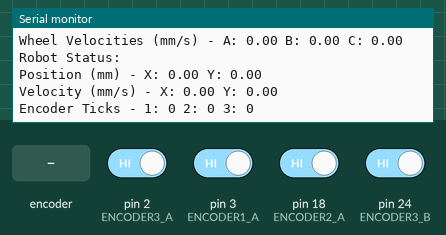
The sketch below on a simulated Arduino Mega 2560, built with avr-gcc and run on an emulated ATmega2560. Shown: the last lines printed to the serial monitor. Inputs (shaded band) come from the test bench; at power-on: pin 2 (ENCODER3_A), pin 3 (ENCODER1_A), pin 18 (ENCODER2_A), pin 24 (ENCODER3_B) HIGH.

Above: at 2.2 s.
2.3 s: rotary encoder on pin 2 (ENCODER3_A) / pin 4 (ENCODER1_B) turned 1 step (first pin leading)
At 3.19 s:
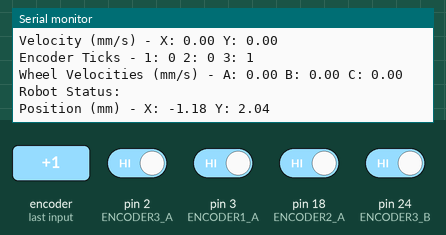
4.0 s: rotary encoder on pin 2 (ENCODER3_A) / pin 4 (ENCODER1_B) turned 1 step (first pin leading)
At 4.5 s:
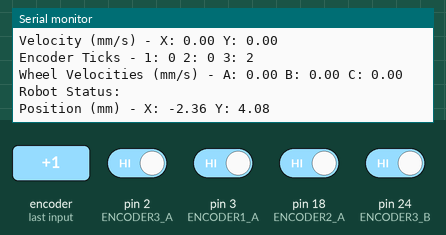
5.7 s: rotary encoder on pin 2 (ENCODER3_A) / pin 4 (ENCODER1_B) turned 1 step (first pin leading)
At 5.81 s:
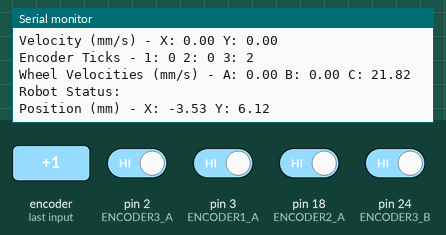
Timing chart, 0 to 8.7 s (numbered marks = the images above; inputs shaded):
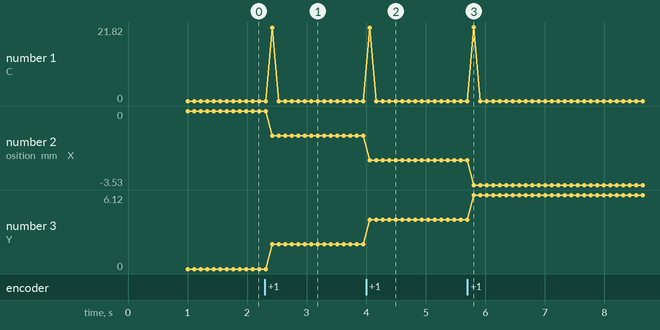

The sketch:

3Wheel_encoder_simple.ino
```cpp
#include <math.h>
#include <Wire.h>
#include <Adafruit_Sensor.h>
#include <Adafruit_BNO055.h>
#include <utility/imumaths.h>
Adafruit_BNO055 bno = Adafruit_BNO055(55, 0x28);

// Tracking variables
float totalDistanceX = 0;
float totalDistanceY = 0;

// Velocity tracking
float velocityX = 0;
float velocityY = 0;

// Acceleration tracking
float accelX = 0;
float accelY = 0;
unsigned long lastUpdateTime = 0;

// Calibration offset
imu::Vector<3> linearAccelOffset;
// Global position and velocity variables
double dx = 0.0;  // Position in mm
double dy = 0.0;  // Position in mm
double vx = 0.0;  // Velocity in mm/s
double vy = 0.0;  // Velocity in mm/s

// Encoder pins
const int ENCODER1_A = 3;
const int ENCODER1_B = 4;
const int ENCODER2_A = 18;
const int ENCODER2_B = 7;
const int ENCODER3_A = 2;
const int ENCODER3_B = 24;

// Robot physical parameters
const float WHEEL_DIAMETER_MM = 150.0;  // Wheel diameter in mm
const float WHEEL_RADIUS_MM = WHEEL_DIAMETER_MM / 2.0;
const int ENCODER_RESOLUTION = 200;  // Ticks per revolution
const float MM_PER_TICK = (PI * WHEEL_DIAMETER_MM) / ENCODER_RESOLUTION;
const float ROBOT_RADIUS_MM = 310.0;  // Distance from center to wheels in mm

// Timing variables
unsigned long lastTime = 0;
int lastTickF = 0;
int lastTickR = 0;
int lastTickL = 0;

// Encoder tracking
volatile long encoder1Ticks = 0;
volatile long encoder2Ticks = 0;
volatile long encoder3Ticks = 0;
volatile bool encoder1Direction = true;
volatile bool encoder2Direction = true;
volatile bool encoder3Direction = true;

// Function to calculate wheel velocity in mm/s
float calculateWheelVelocity(long currentTicks, long lastTicks, float timeChange) {
    float deltaTicks = currentTicks - lastTicks;
    return (deltaTicks * MM_PER_TICK) / timeChange;
}

void computeRobotMotion() {
    unsigned long currentTime = millis();
    float timeChange = (currentTime - lastTime) / 1000.0;  // Convert to seconds

    // Only update if enough time has passed (avoid division by very small numbers)
    if (timeChange >= 0.01) {  // 10ms minimum interval
        // Calculate wheel velocities in mm/s
        float Va = calculateWheelVelocity(encoder1Ticks, lastTickF, timeChange);
        float Vb = calculateWheelVelocity(encoder2Ticks, lastTickR, timeChange);
        float Vc = calculateWheelVelocity(encoder3Ticks, lastTickL, timeChange);

        // Calculate robot velocities using inverse kinematics
        // For a three-wheel configuration at 0°, 120°, and 240°
        vx = Va - 0.866*Vb - 0.5*Vc;  // mm/s
        vy =  0.0*Va - 0.866*Vb + 0.866*Vc;  // mm/s
        // vy=0.5*Vb+Vc*0.866;
        // vx=Va+Vb*0.866+Vc*0.5;

        // Update position by integrating velocity
        dx += vx * timeChange;  // mm
        dy += vy * timeChange;  // mm

        // Store current values for next iteration
        lastTickF = encoder1Ticks;
        lastTickR = encoder2Ticks;
        lastTickL = encoder3Ticks;
        lastTime = currentTime;

        // Print results

        Serial.print("Wheel Velocities (mm/s) - A: ");
        Serial.print(Va, 2);
        Serial.print(" B: ");
        Serial.print(Vb, 2);
        Serial.print(" C: ");
        Serial.println(Vc, 2);
        Serial.println();
    }
}

void setup() {
    Serial.begin(115200);  // Higher baud rate for better data transmission

    // Configure encoder pins
    pinMode(ENCODER1_A, INPUT_PULLUP);
    pinMode(ENCODER1_B, INPUT_PULLUP);
    pinMode(ENCODER2_A, INPUT_PULLUP);
    pinMode(ENCODER2_B, INPUT_PULLUP);
    pinMode(ENCODER3_A, INPUT_PULLUP);
    pinMode(ENCODER3_B, INPUT_PULLUP);

    // Attach interrupts
    attachInterrupt(digitalPinToInterrupt(ENCODER1_A), encoder1Interrupt, RISING);
    attachInterrupt(digitalPinToInterrupt(ENCODER2_A), encoder2Interrupt, RISING);
    attachInterrupt(digitalPinToInterrupt(ENCODER3_A), encoder3Interrupt, RISING);

  // Perform initial calibration
  delay(1000);
  // Initialize time
  lastUpdateTime = micros();
  lastTime = millis()/1000.0;
}

void loop() {
    computeRobotMotion();

        Serial.println("Robot Status:");
        Serial.print("Position (mm) - X: ");
        Serial.print(dx, 2);
        Serial.print(" Y: ");
        Serial.println(dy, 2);

        Serial.print("Velocity (mm/s) - X: ");
        Serial.print(vx, 2);
        Serial.print(" Y: ");
        Serial.println(vy, 2);
        Serial.print("Encoder Ticks - 1: ");
    Serial.print(encoder1Ticks);
    Serial.print(" 2: ");
    Serial.print(encoder2Ticks);
    Serial.print(" 3: ");
    Serial.println(encoder3Ticks);

    delay(100);  // Small delay for stability
}

// Interrupt handlers for encoders
void encoder1Interrupt() {
    encoder1Direction = (digitalRead(ENCODER1_A) == digitalRead(ENCODER1_B));
    encoder1Ticks += encoder1Direction ? 1 : -1;
}

void encoder2Interrupt() {
    encoder2Direction = (digitalRead(ENCODER2_A) == digitalRead(ENCODER2_B));
    encoder2Ticks += encoder2Direction ? 1 : -1;
}

void encoder3Interrupt() {
    encoder3Direction = (digitalRead(ENCODER3_A) == digitalRead(ENCODER3_B));
    encoder3Ticks += encoder3Direction ? 1 : -1;
}
```

imu.ino
```cpp

```

Measured:
- after the input at 2.3 s, the serial monitor: prints a new line after 0.12 s (image 1)
- after the input at 4.0 s, the serial monitor: prints a new line after 0.06 s (image 2)
- after the input at 5.7 s, the serial monitor: prints a new line after 0.10 s (image 3)
- plotted number 2: 0 → -1.18 after the input at 2.3 s, -1.18 → -2.36 after the input at 4.0 s, -2.36 → -3.53 after the input at 5.7 s
- plotted number 3: 0 → 2.04 after the input at 2.3 s, 2.04 → 4.08 after the input at 4.0 s, 4.08 → 6.12 after the input at 5.7 s
